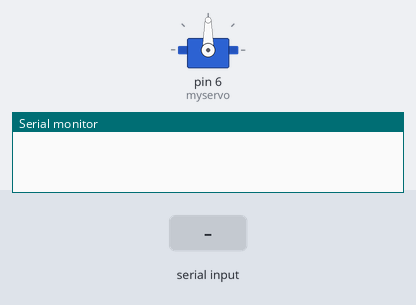
A sketch run on a simulated Arduino Uno, built with avr-gcc and run on an emulated ATmega328P. On the bench: servo, the last lines printed to the serial monitor. Inputs (shaded band) come from the test bench.

Above: at 1.2 s.
1.3 s: "90,45\n" received over Serial
At 2.0 s:
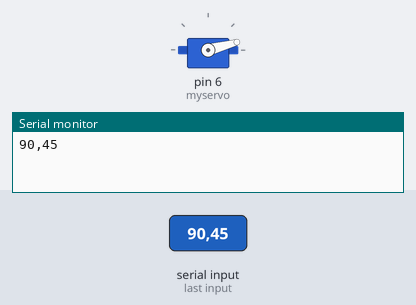
2.8 s: "1\n" received over Serial
At 3.1 s:
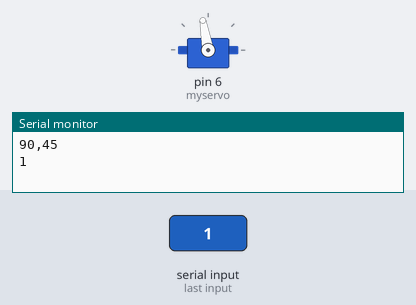
4.3 s: "30,150\n" received over Serial
At 5.5 s:
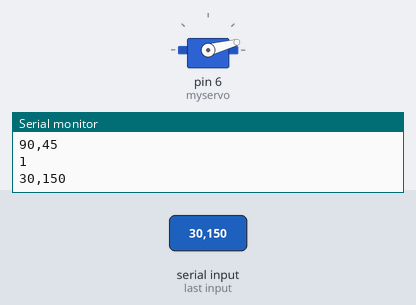
Timing chart, 0 to 7.3 s (numbered marks = the images above; inputs shaded):
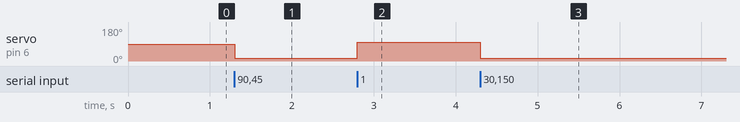

The sketch:

real_servo_code.ino
```cpp
#include <Servo.h>

// Variables:
Servo myservo;
int angle = 0;
int val;

// Initial setup:
void setup(){
  Serial.begin(9600); // Set the baudrate
  myservo.attach(6); // Plug into pin 6
  val = 0;
}

// Continuous loop:
void loop(){
  while(Serial.available()){ // Searching for Serial command
    char ch = Serial.read(); // Read in the Serial chacter from Raspberry Pi
    Serial.write(ch); // Write in the chacter

    val = ch - '0'; // Convert the character to a digit

    // If the digit is 1, then close the claw:
    if(val == 1){
      close_claw();
    }

    // If the digit is 0, then open the claw:
    if(val == 0){
      open_claw();
    }
  }
}

// Close claw function:
void close_claw(){
  angle = 100; // 100 degrees seems to close claw in a secure way
  myservo.write(angle); // send angle to the servo
  delay(1);
}

// Open claw function:
void open_claw(){
  angle = 15; // 15 degrees seems to open the claw wide enough for travelling purposes
  myservo.write(angle); // send angle to the servo
  delay(1);
}
```

Measured:
- after the input at 1.3 s, servo on pin 6 (myservo): 90° → 15° at once
- after the input at 2.8 s, servo on pin 6 (myservo): 15° → 100° at once
- after the input at 4.3 s, servo on pin 6 (myservo): 100° → 15° at once
